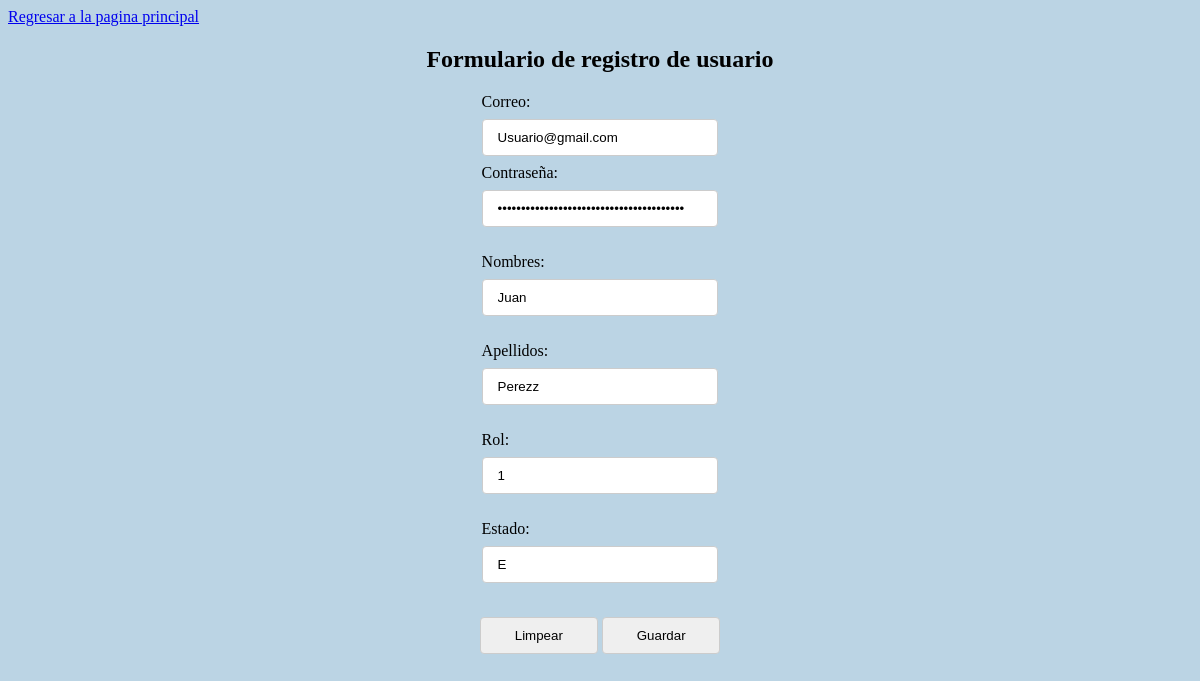
Screenshot of /FormEditarU.php (signed in) with the database file from the repository.
### tables this page shows
CREATE TABLE `usuarios` (
  `id` int(11) NOT NULL,
  `Correo` varchar(40) NOT NULL,
  `Password` varchar(40) NOT NULL,
  `Nombres` varchar(40) NOT NULL,
  `Apellidos` varchar(40) NOT NULL,
  `IdRol` char(1) NOT NULL,
  `Estado` char(1) NOT NULL
);

### FormEditarU.php (the view, shortened to what this page needs)
<a href="Usuarios.php">Regresar a la pagina principal</a>
<?php
include('Conexión.php');
$sql="SELECT id, Correo, Password, Nombres, Apellidos, IdRol, Estado FROM usuarios";
$resultado=$con->query($sql);
$fila=$resultado->fetch_assoc();
?>
<!DOCTYPE html>
<html lang="en">
<head>
    <link rel="stylesheet" href="Forms.css">
</head>
<body>
<center><h2>Formulario de registro de usuario</h2>
<form action="EditarU.php" method="POST">
<label for="correo">Correo: </label><br>
<input type="text" name="correo" value="<?php echo $fila['Correo'];?>"><br>
<label for="contraseña">Contraseña: </label><br>
<input type="password" name="contraseña" value="<?php echo $fila['Password'];?>"><br><br>
<label for="nombre">Nombres: </label><br>
<input type="text" name="nombre" value="<?php echo $fila['Nombres'];?>"><br><br>
<label for="apellidos">Apellidos: </label><br>
<input type="text" name="apellidos" value="<?php echo $fila['Apellidos'];?>"><br><br>
<label for="rol">Rol: </label><br>
<input type="text" name="rol" value="<?php echo $fila['IdRol'];?>"><br><br>
<label for="estado">Estado: </label><br>
<input type="text" name="estado" value="<?php echo $fila['Estado'];?>"><br><br>
<input type="reset" value="Limpear">
<input type="submit" value="Guardar">
</form>
</center>
</body>
</html>

### Forms.css (style rules this page uses)
body { background-color: rgb(187, 212, 228); }
input { width: 20%; padding: 10px 15px; margin: 8px 0; display: inline-block; border: 1px solid #ccc; border-radius: 4px; box-sizing: border-box; }
input[type=submit], [type=reset] { width: 10%; padding: 10px 15px; margin: 8px 0; display: inline-block; border: 1px solid #ccc; border-radius: 4px; box-sizing: border-box; cursor: pointer; }
label { float: left; padding-left: 40%; }

### rows the page displays
usuarios: correo "Usuario@gmail.com", nombre "Juan", apellidos "Perezz", rol "1", estado "E"
